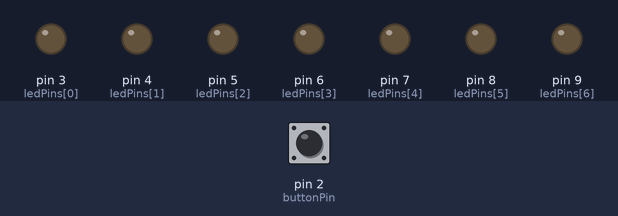
Recording of a sketch running on a simulated Arduino Uno, built with avr-gcc and run on an emulated ATmega328P. Shown: output pins drawn as LEDs (lit = HIGH). The test bench sets the inputs (shaded band); at power-on: pin 2 (buttonPin) HIGH. Random numbers use the default seed unless the sketch sets one.

Above: at 1.2 s.
1.3 s: pin 2 (buttonPin) pulled LOW for 3.2 s
At 5.4 s:
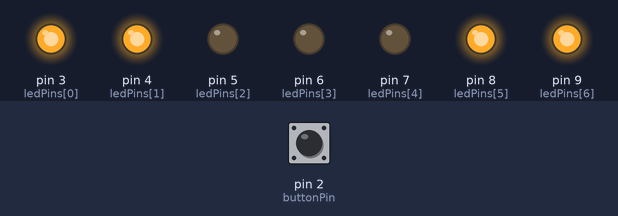
6.0 s: pin 2 (buttonPin) pulled LOW for 0.15 s
At 6.7 s:
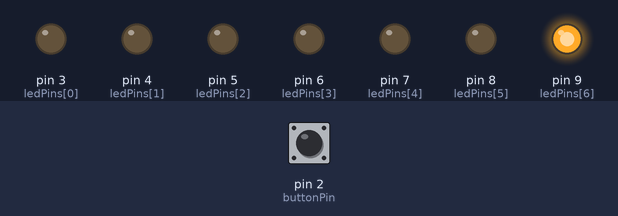
7.6 s: pin 2 (buttonPin) pulled LOW for 3.2 s
At 10.6 s:
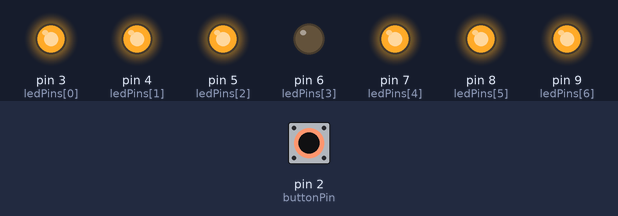
12.3 s: pin 2 (buttonPin) pulled LOW for 3.2 s
At 16.2 s:
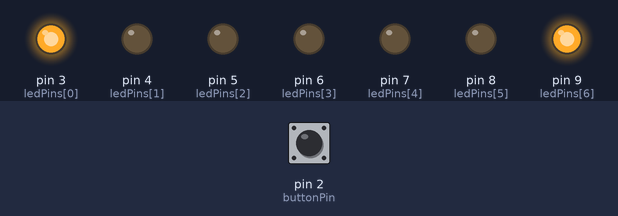
17.0 s: pin 2 (buttonPin) pulled LOW for 1 s
At 17.5 s:
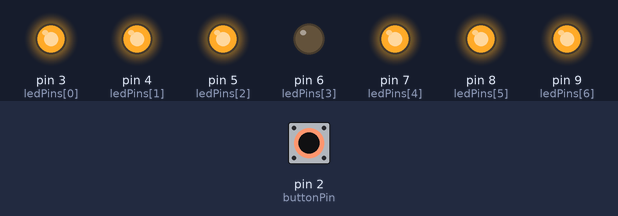
Timing chart, 0 to 20.0 s (numbered marks = the images above; inputs shaded):
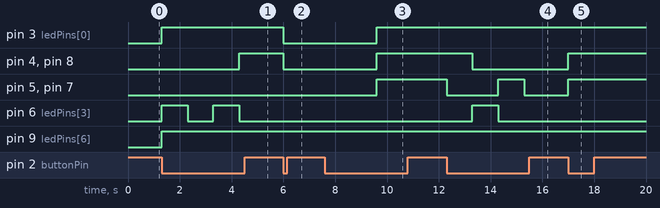

Measured:
- after the input at 1.3 s, pin 3 (ledPins[0]), pin 9 (ledPins[6]): LOW → HIGH at once; pin 4 (ledPins[1]), pin 8 (ledPins[5]): LOW → HIGH after 3.0 s; pin 6 (ledPins[3]): alternates HIGH for 1.0 s and LOW for 1.0 s, starting at once
- after the input at 6.0 s, pin 3 (ledPins[0]), pin 4 (ledPins[1]), pin 8 (ledPins[5]): HIGH → LOW at once
- after the input at 7.6 s, pin 3 (ledPins[0]), pin 4 (ledPins[1]), pin 5 (ledPins[2]), pin 7 (ledPins[4]), pin 8 (ledPins[5]): LOW → HIGH after 2.0 s
- after the input at 12.3 s, pin 4 (ledPins[1]), pin 8 (ledPins[5]): HIGH → LOW after 1.0 s; pin 5 (ledPins[2]), pin 7 (ledPins[4]): HIGH → LOW at once, → HIGH 2.0 s later, → LOW 1.0 s later; pin 6 (ledPins[3]): LOW → HIGH after 1.0 s, → LOW 1.0 s later
- after the input at 17.0 s, pin 4 (ledPins[1]), pin 5 (ledPins[2]), pin 7 (ledPins[4]), pin 8 (ledPins[5]): LOW → HIGH at once

The sketch:

LED_DICE.ino
```cpp
/*
Let's create a dice with the help of seven leds to display a random number from 1-6.
*/

const int buttonPin = 2; // Connect the button to pin 2
const int ledPins[] = {3, 4, 5, 6, 7, 8, 9}; // Connect the LEDs to these pins
const int numLEDs = 7;

void setup() {
  pinMode(buttonPin, INPUT_PULLUP); // Set button pin as an input with internal pull-up resistor
  for (int i = 0; i < numLEDs; i++) {
    pinMode(ledPins[i], OUTPUT); // Set LED pins as outputs
  }
  randomSeed(analogRead(0)); // Seed the random number generator
}

void loop() {
  if (digitalRead(buttonPin) == LOW) { // If the button is pressed
    rollDice();
    delay(1000); // Delay for one second to prevent rapid button presses
  }
}

void rollDice() {
  int randomNumber = random(1, 7); // Generate a random number between 1 and 6
  displayNumber(randomNumber);
}

void displayNumber(int num) {
  // Define LED patterns for each number (1 to 6)
  int patterns[6][7] = {
    {0, 0, 0, 0, 0, 0, 1},
    {1, 0, 0, 0, 0, 0, 1},
    {1, 0, 0, 1, 0, 0, 1},
    {1, 0, 1, 0, 1, 0, 1},
    {1, 1, 0, 0, 0, 1, 1},
    {1, 1, 1, 0, 1, 1, 1}
  };

  for (int i = 0; i < numLEDs; i++) {
    digitalWrite(ledPins[i], patterns[num - 1][i]);
  }
}
```
